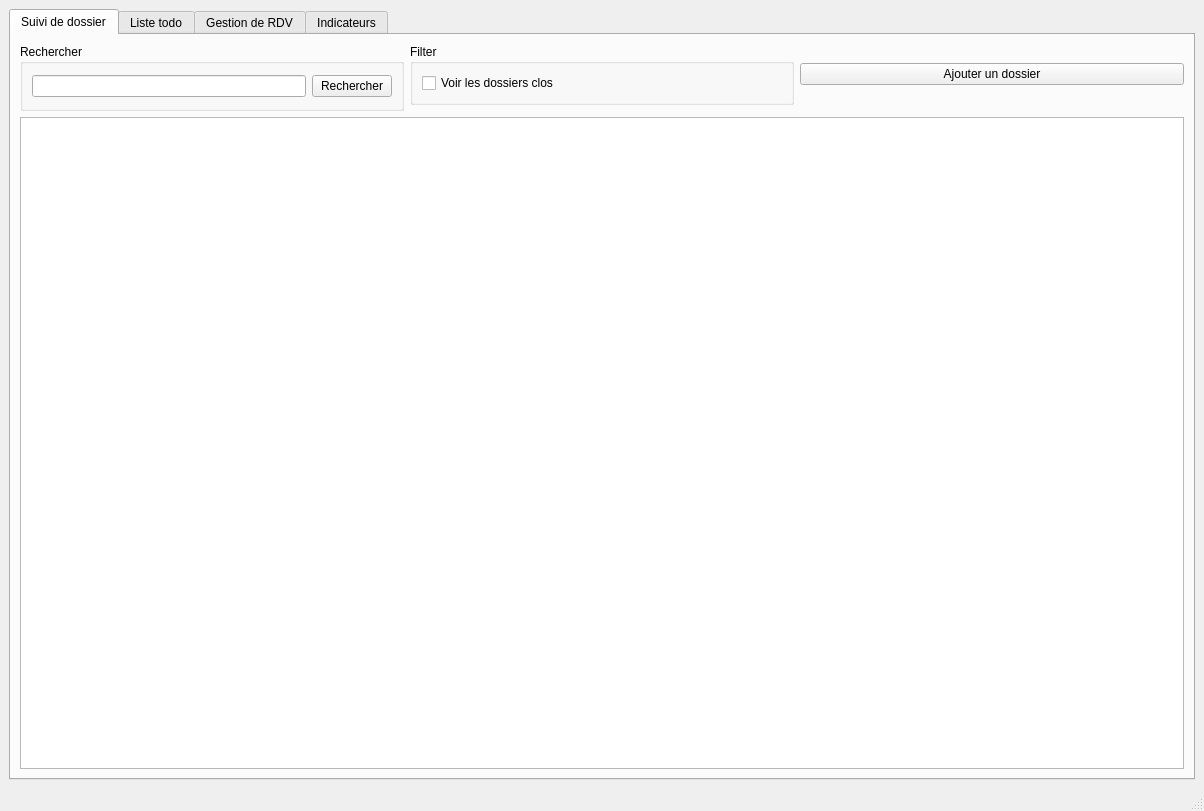
<?xml version="1.0" encoding="UTF-8"?>
<ui version="4.0">
 <class>MainWindow</class>
 <widget class="QMainWindow" name="MainWindow">
  <property name="geometry">
   <rect>
    <x>0</x>
    <y>0</y>
    <width>1204</width>
    <height>811</height>
   </rect>
  </property>
  <property name="windowTitle">
   <string>ChamCrack</string>
  </property>
  <widget class="QWidget" name="centralwidget">
   <layout class="QHBoxLayout" name="horizontalLayout">
    <item>
     <widget class="QTabWidget" name="tabWidget">
      <property name="tabShape">
       <enum>QTabWidget::Rounded</enum>
      </property>
      <property name="currentIndex">
       <number>0</number>
      </property>
      <widget class="QWidget" name="tab">
       <attribute name="title">
        <string>Suivi de dossier</string>
       </attribute>
       <layout class="QGridLayout" name="gridLayout">
        <item row="2" column="0" colspan="3">
         <widget class="QTableView" name="tabledesdossiers">
          <property name="frameShape">
           <enum>QFrame::StyledPanel</enum>
          </property>
          <attribute name="horizontalHeaderStretchLastSection">
           <bool>false</bool>
          </attribute>
         </widget>
        </item>
        <item row="0" column="2">
         <widget class="QPushButton" name="addNewCase">
          <property name="text">
           <string>Ajouter un dossier</string>
          </property>
         </widget>
        </item>
        <item row="0" column="1">
         <widget class="QGroupBox" name="groupBox_2">
          <property name="sizePolicy">
           <sizepolicy hsizetype="Preferred" vsizetype="Preferred">
            <horstretch>0</horstretch>
            <verstretch>0</verstretch>
           </sizepolicy>
          </property>
          <property name="title">
           <string>Filter</string>
          </property>
          <layout class="QGridLayout" name="gridLayout_3">
           <item row="0" column="0">
            <widget class="QCheckBox" name="checkboxdisplayClosDossier">
             <property name="text">
              <string>Voir les dossiers clos</string>
             </property>
            </widget>
           </item>
          </layout>
         </widget>
        </item>
        <item row="0" column="0" rowspan="2">
         <widget class="QGroupBox" name="groupBox">
          <property name="title">
           <string>Rechercher</string>
          </property>
          <layout class="QHBoxLayout" name="horizontalLayout_3">
           <item>
            <widget class="QLineEdit" name="searchcontent">
             <property name="sizePolicy">
              <sizepolicy hsizetype="Preferred" vsizetype="Fixed">
               <horstretch>0</horstretch>
               <verstretch>0</verstretch>
              </sizepolicy>
             </property>
            </widget>
           </item>
           <item>
            <widget class="QPushButton" name="searchbutton">
             <property name="sizePolicy">
              <sizepolicy hsizetype="Fixed" vsizetype="Fixed">
               <horstretch>0</horstretch>
               <verstretch>0</verstretch>
              </sizepolicy>
             </property>
             <property name="text">
              <string>Rechercher</string>
             </property>
             <property name="autoDefault">
              <bool>true</bool>
             </property>
             <property name="default">
              <bool>false</bool>
             </property>
            </widget>
           </item>
          </layout>
         </widget>
        </item>
       </layout>
      </widget>
      <widget class="QWidget" name="tab_3">
       <attribute name="title">
        <string>Liste todo</string>
       </attribute>
      </widget>
      <widget class="QWidget" name="tab_2">
       <attribute name="title">
        <string>Gestion de RDV</string>
       </attribute>
       <layout class="QHBoxLayout" name="horizontalLayout_2">
        <item>
         <widget class="QTableView" name="listedeRDV"/>
        </item>
       </layout>
      </widget>
      <widget class="QWidget" name="ReportTab">
       <attribute name="title">
        <string>Indicateurs</string>
       </attribute>
       <widget class="QProgressBar" name="progressBar">
        <property name="geometry">
         <rect>
          <x>20</x>
          <y>60</y>
          <width>1131</width>
          <height>21</height>
         </rect>
        </property>
        <property name="value">
         <number>24</number>
        </property>
       </widget>
       <widget class="QProgressBar" name="StatusTasks">
        <property name="geometry">
         <rect>
          <x>20</x>
          <y>140</y>
          <width>1131</width>
          <height>21</height>
         </rect>
        </property>
        <property name="value">
         <number>24</number>
        </property>
       </widget>
      </widget>
     </widget>
    </item>
   </layout>
  </widget>
  <widget class="QMenuBar" name="menubar">
   <property name="geometry">
    <rect>
     <x>0</x>
     <y>0</y>
     <width>1204</width>
     <height>21</height>
    </rect>
   </property>
  </widget>
  <widget class="QStatusBar" name="statusbar"/>
 </widget>
 <resources/>
 <connections/>
</ui>
